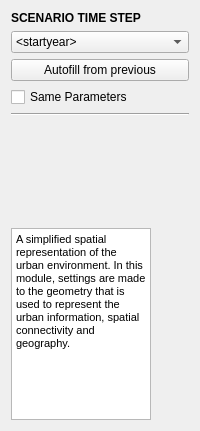
       <widget class="QWidget" name="sidebar_widget" native="true">
        <property name="sizePolicy">
         <sizepolicy hsizetype="Fixed" vsizetype="Preferred">
          <horstretch>0</horstretch>
          <verstretch>0</verstretch>
         </sizepolicy>
        </property>
        <property name="minimumSize">
         <size>
          <width>0</width>
          <height>0</height>
         </size>
        </property>
        <property name="maximumSize">
         <size>
          <width>16777215</width>
          <height>16777215</height>
         </size>
        </property>
        <layout class="QVBoxLayout" name="verticalLayout_2">
         <item>
          <widget class="QLabel" name="sidebar_title">
           <property name="text">
            <string>&lt;html&gt;&lt;head/&gt;&lt;body&gt;&lt;p&gt;&lt;span style=&quot; font-weight:600;&quot;&gt;SCENARIO TIME STEP&lt;/span&gt;&lt;/p&gt;&lt;/body&gt;&lt;/html&gt;</string>
           </property>
          </widget>
         </item>
         <item>
          <widget class="QComboBox" name="year_combo">
           <property name="minimumSize">
            <size>
             <width>100</width>
             <height>0</height>
            </size>
           </property>
           <item>
            <property name="text">
             <string>&lt;startyear&gt;</string>
            </property>
           </item>
          </widget>
         </item>
         <item>
          <widget class="QPushButton" name="autofillButton">
           <property name="text">
            <string>Autofill from previous</string>
           </property>
          </widget>
         </item>
         <item>
          <widget class="QCheckBox" name="same_params">
           <property name="text">
            <string>Same Parameters</string>
           </property>
          </widget>
         </item>
         <item>
          <widget class="Line" name="sidebar_line">
           <property name="orientation">
            <enum>Qt::Horizontal</enum>
           </property>
          </widget>
         </item>
         <item>
          <widget class="QLabel" name="module_img">
           <property name="sizePolicy">
            <sizepolicy hsizetype="Preferred" vsizetype="Fixed">
             <horstretch>0</horstretch>
             <verstretch>0</verstretch>
            </sizepolicy>
           </property>
           <property name="minimumSize">
            <size>
             <width>140</width>
             <height>100</height>
            </size>
           </property>
           <property name="maximumSize">
            <size>
             <width>140</width>
             <height>100</height>
            </size>
           </property>
           <property name="text">
            <string/>
           </property>
           <property name="pixmap">
            <pixmap resource="../graphics/ubeats.qrc">:/images/images/md_spatial_pic.png</pixmap>
           </property>
          </widget>
         </item>
         <item>
          <widget class="QTextBrowser" name="description">
           <property name="minimumSize">
            <size>
             <width>140</width>
             <height>0</height>
            </size>
           </property>
           <property name="maximumSize">
            <size>
             <width>140</width>
             <height>16777215</height>
            </size>
           </property>
           <property name="html">
            <string>&lt;!DOCTYPE HTML PUBLIC &quot;-//W3C//DTD HTML 4.0//EN&quot; &quot;http://www.w3.org/TR/REC-html40/strict.dtd&quot;&gt;
&lt;html&gt;&lt;head&gt;&lt;meta name=&quot;qrichtext&quot; content=&quot;1&quot; /&gt;&lt;style type=&quot;text/css&quot;&gt;
p, li { white-space: pre-wrap; }
&lt;/style&gt;&lt;/head&gt;&lt;body style=&quot; font-family:'MS Shell Dlg 2'; font-size:8.25pt; font-weight:400; font-style:normal;&quot;&gt;
&lt;p style=&quot; margin-top:0px; margin-bottom:0px; margin-left:0px; margin-right:0px; -qt-block-indent:0; text-indent:0px;&quot;&gt;&lt;span style=&quot; font-size:8pt;&quot;&gt;A simplified spatial representation of the urban environment. In this module, settings are made to the geometry that is used to represent the urban information, spatial connectivity and geography.&lt;/span&gt;&lt;/p&gt;&lt;/body&gt;&lt;/html&gt;</string>
           </property>
          </widget>
         </item>
        </layout>
       </widget>
